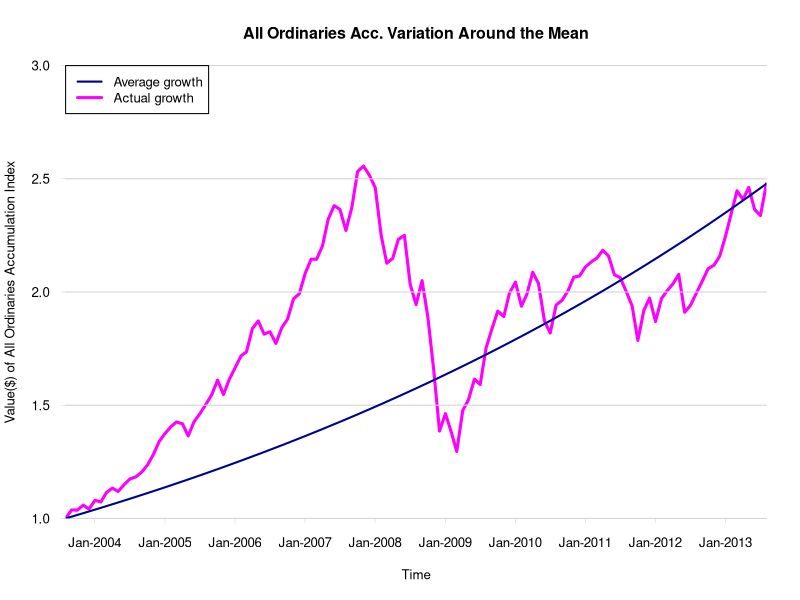
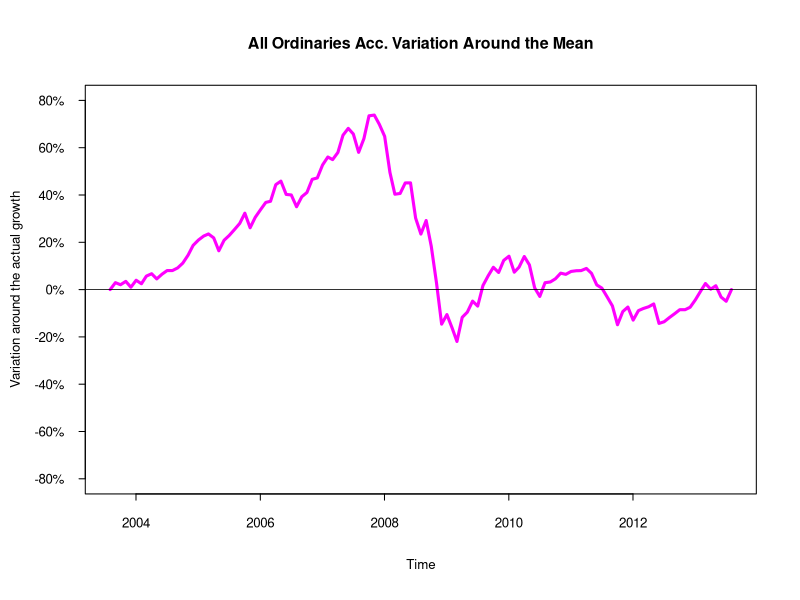

These charts were generated, in order, by the following R code:
# read data from Monthly.csv file specially extracted
# from the Excel data spreadsheet
monthly <- read.table('Monthly.csv', header=TRUE, sep=',')

# convert Date column to Date object type
monthly$Date <- as.Date(as.character(monthly$Date), format='%d/%m/%y')

# extract columns if interest
index.name <- 'AllOrdsAccum'
index.vname <- 'All Ordinaries Accumulation Index'
sp.acc <- monthly[,c('Date', index.name)]

# $1 growth
sp.acc$growth <- sp.acc[,index.name] / sp.acc[1, index.name]
px <- pretty(sp.acc$Date, n=10)
px.lab <- format(px, '%b-%Y')
pf <- pretty(sp.acc$growth)

last.date <- max(sp.acc$Date)
last.price <- sp.acc[sp.acc$Date==last.date, index.name]
period <- julian(last.date, origin=sp.acc[1,1]) / 365.25
avg.rate <- log(last.price/sp.acc[1, index.name]) / period
avg.growth <- exp(julian(sp.acc$Date, origin=sp.acc[1,1]) / 365.25 * avg.rate)

oldpar <- par(no.readonly=TRUE)
par(cex=.8, tcl=-.3, ask=T)
plot(sp.acc$Date, sp.acc$growth, type='l', xlab='Time', 
     ylab=sprintf('Value($) of %s', index.vname), col='magenta', 
     lwd=3, axes=FALSE,
     xaxs="i", yaxs="i", ylim=range(pf))
axis(1, at=px, lab=px.lab, lwd=0, lwd.ticks=.5, col.ticks='lightgray')
axis(2, at=pf, las=1, lwd=0, lwd.ticks=.5, col='lightgray')
abline(h=pf, col='lightgray', lwd=1)
lines(sp.acc$Date, avg.growth, col='darkblue', lwd=2)
legend('topleft', c('Average growth', 'Actual growth'), 
       col=c('darkblue', 'magenta'), lwd=c(2,3))
title("All Ordinaries Acc. Variation Around the Mean")

var.growth <- sp.acc$growth / avg.growth - 1
abslimit <- max(abs(range(var.growth)))
vpf <- pretty(c(-abslimit, abslimit), n=10)

par(mex=1.3)
plot(sp.acc$Date, var.growth, type="l", xlab="Time",
     ylab="Variation around the actual growth", col="magenta",
     lwd=3, ylim=range(vpf), yaxt="n")
axis(2, at=vpf, labels=sprintf("%.0f%%", vpf*100), las=1)
abline(h=0, lwd=.8)
title("All Ordinaries Acc. Variation Around the Mean")

par(oldpar)